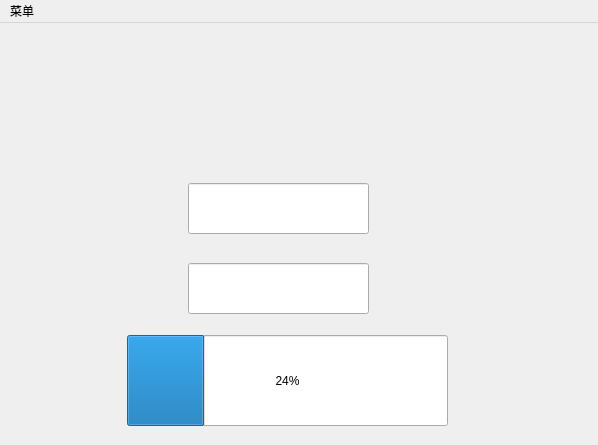
<?xml version="1.0" encoding="UTF-8"?>
<ui version="4.0">
 <class>Login</class>
 <widget class="QMainWindow" name="Login">
  <property name="geometry">
   <rect>
    <x>0</x>
    <y>0</y>
    <width>598</width>
    <height>445</height>
   </rect>
  </property>
  <property name="windowTitle">
   <string>MainWindow</string>
  </property>
  <widget class="QWidget" name="centralwidget">
   <widget class="QLineEdit" name="lineEdit">
    <property name="geometry">
     <rect>
      <x>188</x>
      <y>160</y>
      <width>181</width>
      <height>51</height>
     </rect>
    </property>
   </widget>
   <widget class="QLineEdit" name="lineEdit_2">
    <property name="geometry">
     <rect>
      <x>188</x>
      <y>240</y>
      <width>181</width>
      <height>51</height>
     </rect>
    </property>
   </widget>
   <widget class="QPushButton" name="pushButton">
    <property name="geometry">
     <rect>
      <x>220</x>
      <y>320</y>
      <width>100</width>
      <height>75</height>
     </rect>
    </property>
    <property name="text">
     <string>PushButton</string>
    </property>
   </widget>
   <widget class="QProgressBar" name="progressBar">
    <property name="geometry">
     <rect>
      <x>127</x>
      <y>312</y>
      <width>321</width>
      <height>91</height>
     </rect>
    </property>
    <property name="value">
     <number>24</number>
    </property>
   </widget>
  </widget>
  <widget class="QMenuBar" name="menubar">
   <property name="geometry">
    <rect>
     <x>0</x>
     <y>0</y>
     <width>598</width>
     <height>26</height>
    </rect>
   </property>
   <widget class="QMenu" name="menu">
    <property name="title">
     <string>菜单</string>
    </property>
    <addaction name="actionLogout"/>
    <addaction name="actionQuit"/>
   </widget>
   <addaction name="menu"/>
  </widget>
  <action name="actionLogout">
   <property name="text">
    <string>注销</string>
   </property>
  </action>
  <action name="actionQuit">
   <property name="text">
    <string>退出</string>
   </property>
  </action>
 </widget>
 <resources/>
 <connections/>
</ui>
